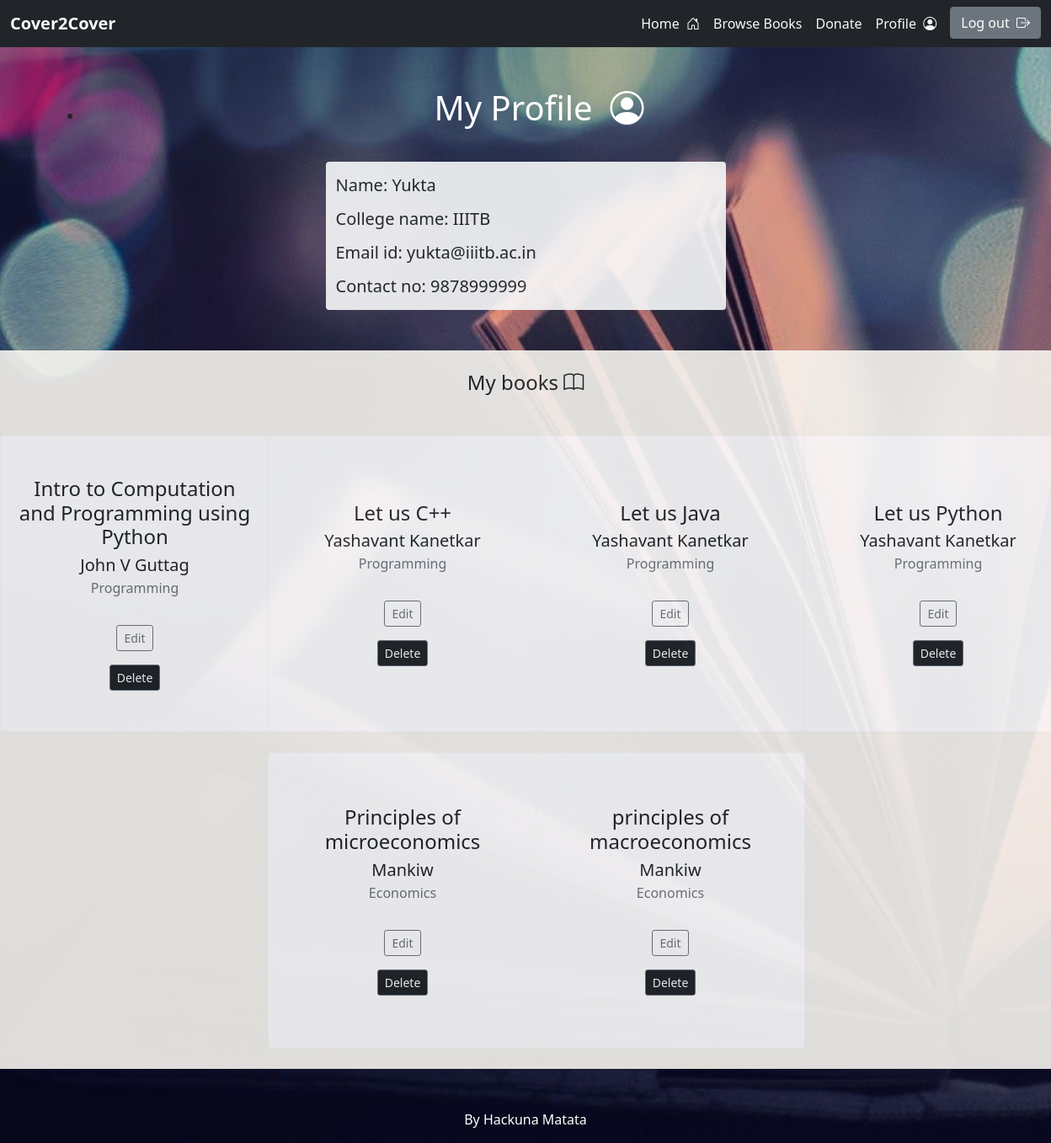
Page /profile/ (signed in) on the committed database.
### take/models.py (models this page shows, shortened)
class Profile(models.Model):
    user = models.OneToOneField(User, on_delete=models.CASCADE)
    name=models.CharField(max_length=100, null=True)
    mob=models.IntegerField(null=True)
    cname=models.CharField(max_length=100, null=True)

class Take(models.Model):
    roll=models.ForeignKey(User, on_delete=models.SET_NULL, null=True)
    name=models.CharField(max_length=200)
    description=models.TextField(null=True, blank=True)
    auth=models.CharField(max_length=200,null=True, blank=True)
    contact=models.CharField(max_length=200,null=True, blank=True) #email
    mob=models.IntegerField(null=True, blank=True)
    time=models.DateTimeField(auto_now_add=True)
    course=models.CharField(max_length=200, null=True)
    cname=models.CharField(max_length=100, null=True)
    class Meta:
        ordering=['name']

### take/views.py (the view)
# urls.py: path('profile/', views.profile, name='profile'),
@login_required(login_url='login')
def profile(request):
    q=request.user
    takes=Take.objects.filter(roll=q)
    context={
        'User':request.user,
        'takes':takes
    }
    return render(request, 'take/profile.html', context)

### take/templates/take/profile.html (shortened to what this page needs)
<!DOCTYPE html>
{% load static %}
<html lang="en">
<head>
    <link href="https://cdn.jsdelivr.net/npm/bootstrap@5.1.3/dist/css/bootstrap.min.css" rel="stylesheet">
    <link rel="stylesheet" href="https://cdn.jsdelivr.net/npm/bootstrap-icons@1.8.0/font/bootstrap-icons.css">
    <link rel="stylesheet" href="https://cdn.jsdelivr.net/npm/bootstrap-icons@1.8.0/font/bootstrap-icons.css">
    <link
    rel="stylesheet"
    href="https://cdnjs.cloudflare.com/ajax/libs/animate.css/4.1.1/animate.min.css"
  />
</head>
<body class="bg-image" style="background: url(/static/img/profile.jpg); background-position: auto; background-size: cover;background-attachment: fixed;">
    {% include 'navbar.html' %}
        <section>
            <div class="container-md mt-5 my-10">
                <ul><li><p><h1 class="text-center text-white animate__animated animate__fadeIn">My Profile &nbsp;<i class="bi bi-person-circle"></i></li></ul></h1></p>
                <br>
                <div class="lead row justify-content-center text-start text-dark lead">
                    <div class="col-lg-5 rounded bg-light" style="border-radius: 15px; opacity: 90%;">
                    <p><h5>Name: {{request.user.profile.name}} </h5></p>
                    <p><h5>College name: {{request.user.profile.cname}}</h5></p>
                    <p><h5>Email id: {{request.user}}</h5></p>
                    <p><h5>Contact no: {{request.user.profile.mob}}</h5></p>
                </div>
            </div>
        </section>
        <section class="mt-5" style="background-color: #f8f5f0; opacity: 90%; background-size: cover;">
            <br>
            <h4 class="text-center text-dark animate__animated animate__fadeIn">My books&nbsp;<i class="bi bi-book"></i></h4></p>
            <div class="row my-5 justify-content-center" style="width: auto;">
                {% for take in takes %}
                <div class="col-8 col-lg-4 col-xl-3">
                    <div class="card border-light d-flex flex-column animate__animated animate__zoomIn" style="width: 20rem;height: 22rem;">
                        <div class="card-body text-center py-4 align-items-center d-flex flex-column justify-content-center">
                        <h4 class="card-title align-items-center">{{take.name}}</h4>
                        <p class="lead card-subtitle">{{take.auth}} </p>
                        <p class="card-text mx-5 text-muted d-none d-lg-block">{{take.course}}</p>
                        <a href="{% url 'edit-book' take.id %}" class="btn btn-outline-secondary btn-sm mt-3">Edit</a>
                        <a href="{% url 'delete-book' take.id  %}" class="btn btn-outline-secondary btn-sm mt-3 btn-dark text-white">Delete</a>
                        </div>
                    </div>
                    <br>
                </div>
                {% endfor %}
            </div>
        </section>
        <p class="text-white text-center">By Hackuna Matata</p>
</body>
</html>

### rows in the picture
Take: name "Intro to Computation and Programming using Python", auth "John V Guttag", course "Programming"
Take: name "Let us C++", auth "Yashavant Kanetkar", course "Programming"
Take: name "Let us Java", auth "Yashavant Kanetkar", course "Programming"
Take: name "Let us Python", auth "Yashavant Kanetkar", course "Programming"
Take: name "Principles of microeconomics", auth "Mankiw", course "Economics"
Take: name "principles of macroeconomics", auth "Mankiw", course "Economics"

### other values in the picture
{{ request.user.profile.name }} "Yukta"
{{ request.user.profile.cname }} "IIITB"
{{ request.user }} "yukta@iiitb.ac.in"
{{ request.user.profile.mob }} "9878999999"
